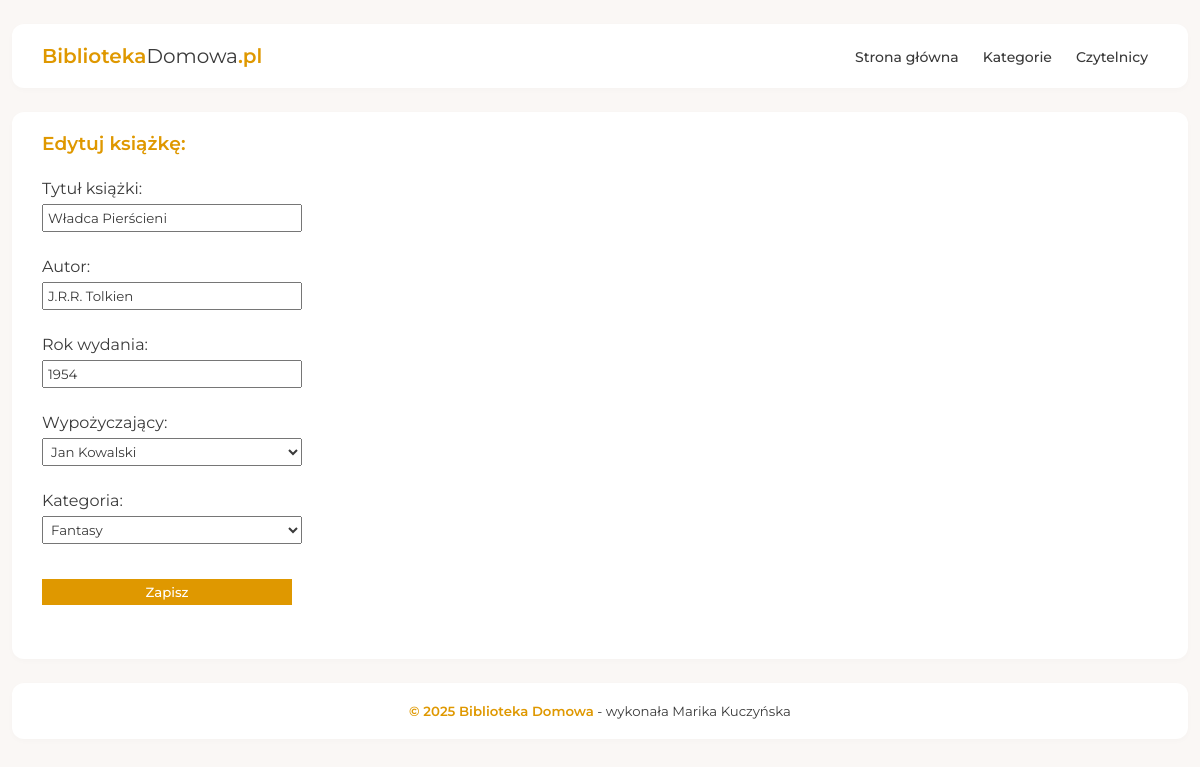
Page /edit/1/ on the committed database.
### books/models.py (models this page shows, shortened)
class Book(models.Model):
    title = models.CharField(max_length=200)
    author = models.CharField(max_length=200)
    publication_year = models.IntegerField()
    is_borrowed = models.BooleanField(default=False)
    borrower = models.ForeignKey(
        'Borrower', on_delete=models.SET_NULL, null=True, blank=True, related_name='borrowed_books'
    )
    category = models.ForeignKey(
        'Category', on_delete=models.SET_NULL, null=True, blank=True, related_name='books'
    )

class Borrower(models.Model):
    name = models.CharField(max_length=100)
    email = models.EmailField(unique=True)

class Category(models.Model):
    name = models.CharField(max_length=100, unique=True)

### books/views.py (the view, shortened to what this page needs)
# urls.py: path('edit/<int:book_id>/', views.edit_book, name='edit_book'),
def edit_book(request, book_id):
    book = get_object_or_404(Book, id=book_id)
    borrowers = Borrower.objects.all()
    categories = Category.objects.all()
    return render(request, 'books/edit-book.html', {'book': book, 'borrowers': borrowers, 'categories': categories})

### books/templates/books/edit-book.html (shortened to what this page needs)
<!DOCTYPE html>
<html lang="pl">
  <head>
    {% load static %}
    <link rel="stylesheet" href="{% static 'books/styles.css' %}" />
  </head>
  <body>
    <div class="wrapper">
      <header class="box">
        <a href="{% url 'index' %}">
          <div class="logo"><span>Biblioteka</span>Domowa<span>.pl</span></div>
        </a>
        <ul>
          <a href="{% url 'index' %}">Strona główna</a>
          <a href="{% url 'category_list' %}">Kategorie</a>
          <a href="{% url 'borrower_list' %}">Czytelnicy</a>
        </ul>
      </header>
      <div class="box">
        <h3>Edytuj książkę:</h3>
        <form method="post">
          <label>Tytuł książki:</label>
          <input type="text" name="title" value="{{ book.title }}" required /><br />
          <label>Autor:</label>
          <input type="text" name="author" value="{{ book.author }}" required /><br />
          <label>Rok wydania:</label>
          <input type="number" name="publication_year" value="{{ book.publication_year }}" required /><br />
          <label>Wypożyczający:</label>
          <select name="borrower">
            {% for borrower in borrowers %}
              <option value="{{ borrower.id }}" {% if book.borrower and book.borrower.id == borrower.id %}selected{% endif %}>
                {{ borrower.name }}
              </option>
            {% endfor %}
          </select><br />
          <label>Kategoria:</label>
          <select name="category">
            {% for category in categories %}
              <option value="{{ category.id }}" {% if book.category and book.category.id == category.id %}selected{% endif %}>
                {{ category.name }}
              </option>
            {% endfor %}
          </select><br />
          <button type="submit">Zapisz</button>
        </form>
      </div>
      <footer class="box">
        <h5><span>© 2025 Biblioteka Domowa</span> - wykonała Marika Kuczyńska</h5>
      </footer>
    </div>
  </body>
</html>

### books/static/books/styles.css (style rules this page uses)
:root { --color-primary: #df9800; --color-primary-light: #ffde89; --color-primary-dark: #ffb700; --color-red-1: #ff0000; --color-blue-1: rgb(0, 55, 255); --color-grey-1: #696870; --color-grey-2: #faf7f5; --color-grey-3: #e8e8e8; --color-white: #ffffff; --color-black: #3a3a3a; }
* { margin: 0; padding: 0; box-sizing: border-box; font-family: 'Montserrat', sans-serif; color: var(--color-black); }
body { background-color: var(--color-grey-2); }
h1, h2, h3, h4, h5, h6 { font-weight: 600; color: var(--color-primary); }
form { display: flex; flex-direction: column; justify-content: flex-start; max-width: 260px; margin: 24px 0; }
a { text-decoration: none; }
input { padding: 4px; margin: 6px 0; }
button { padding: 5px 10px; margin: 10px 10px 10px 0; border: none; background-color: var(--color-primary); color: var(--color-white); font-weight: 500; cursor: pointer; transition: 0.4s; }
footer { text-align: center; }
footer h5 { font-weight: 400; color: var(--color-black); }
footer h5 span { font-weight: 600; color: var(--color-primary); }
.wrapper { max-width: 1300px; margin: 0 auto; padding: 0 12px; }
.box { margin: 24px 0; padding: 20px 30px; background-color: var(--color-white); border-radius: 12px; box-shadow: rgba(0, 0, 0, 0.02) 0px 2px 6px; }
header { display: flex; justify-content: space-between; align-items: center; flex-wrap: wrap; }
.logo { font-size: 20px; font-weight: 400; }
.logo span { font-weight: 600; color: var(--color-primary); }
header ul a { text-decoration: none; color: var(--color-black); margin: 0 10px; font-weight: 500; font-size: 14px; border-bottom: 2px solid transparent; transition: 0.4s; }
select { padding: 4px; margin: 6px 0; }

### rows in the picture
Book: title "Władca Pierścieni", author "J.R.R. Tolkien", publication_year "1954", borrower "Jan Kowalski", category "Fantasy"
